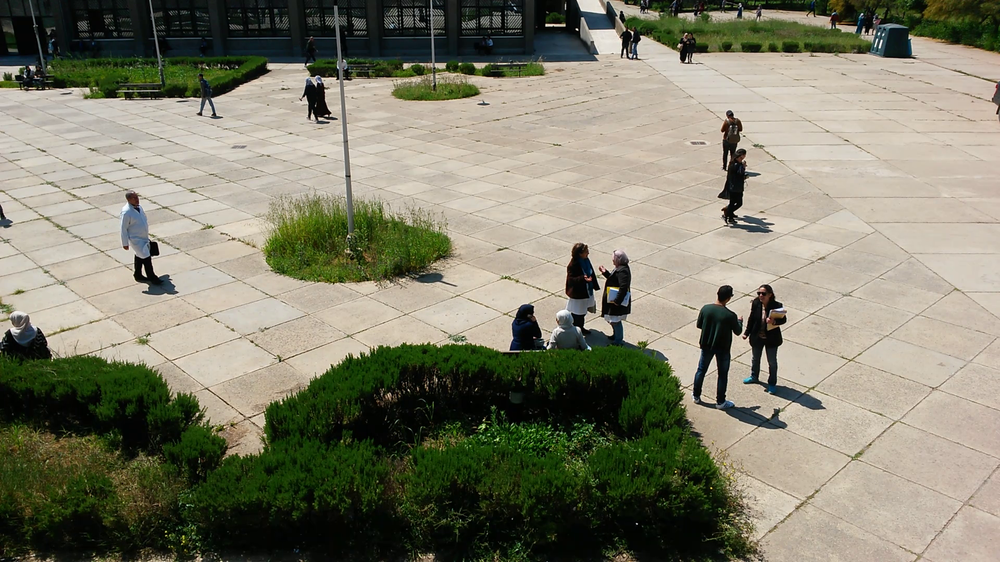
#> input picture image072.png, 1000 x 562 px, shrunk from 1920 x 1080 before the run
$ python imagepadding.py
#> lines starting #> are read from the running program, lines starting #| are printed output that depends on the picture
from PIL import Image

image = Image.open('image072.png')
#> image is the input picture: PIL image 1000x562 RGBA; mean R, G, B, A 128.1, 126.5, 107.7, 255

right = 100
left = 100
top = 100
bottom = 100

width, height = image.size
#> width = 1000; height = 562

new_width = width + right + left
#> new_width = 1200
new_height = height + top + bottom
#> new_height = 762

result = Image.new(image.mode, (new_width, new_height), (0, 255, 255))
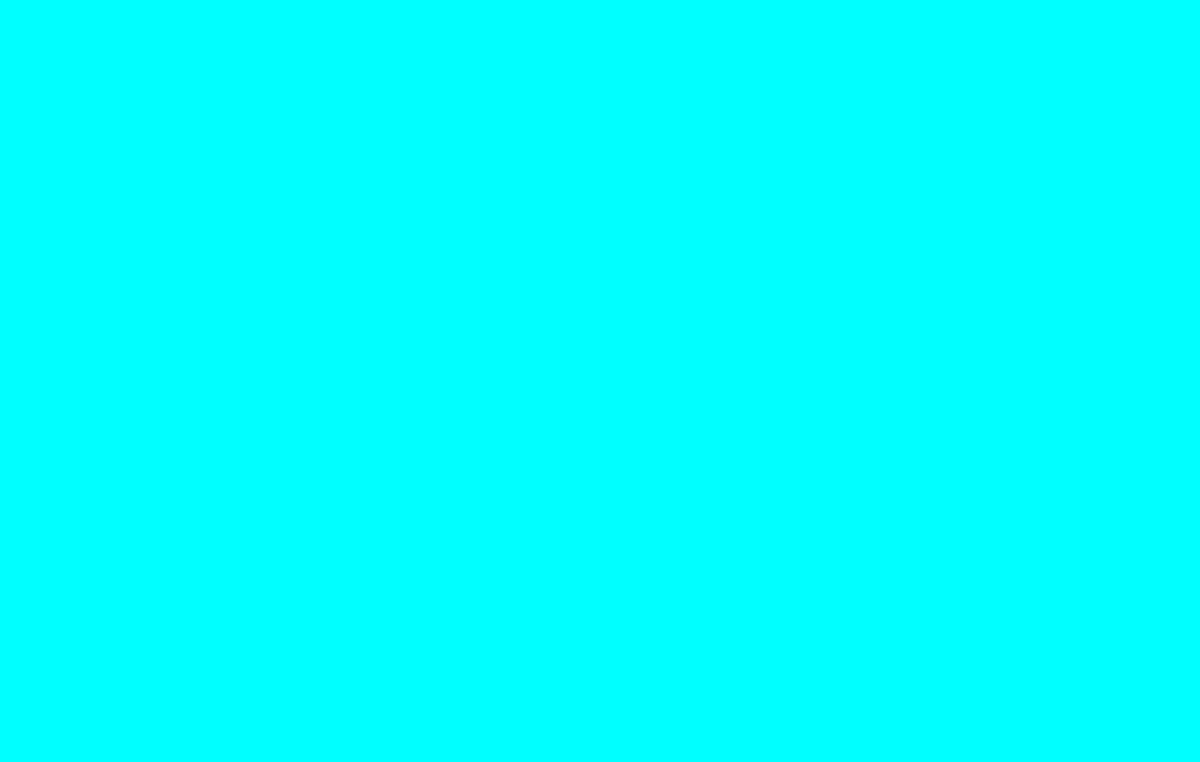
#> result: PIL image 1200x762 RGBA; mean R, G, B, A 0, 255, 255, 255

result.paste(image, (left, top))
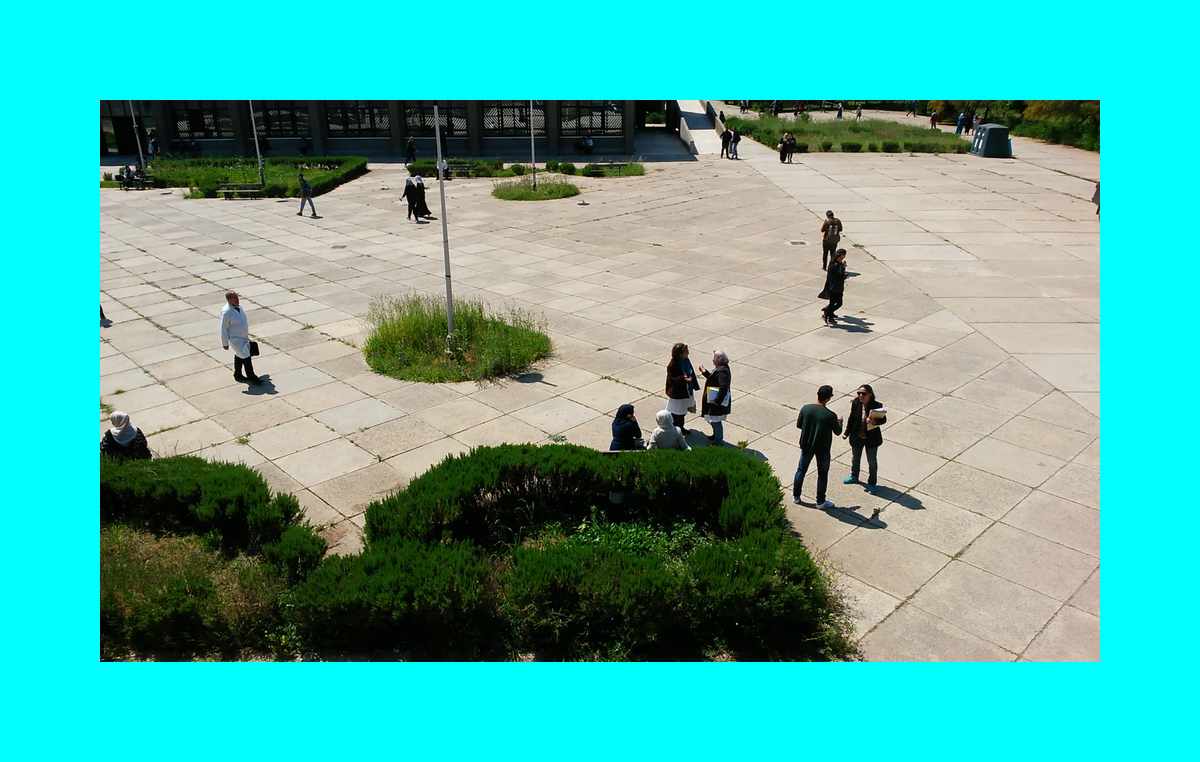
#> result: PIL image 1200x762 RGBA; mean R, G, B, A 78.8, 176, 164.5, 255

result.save('image072_padding.png')
